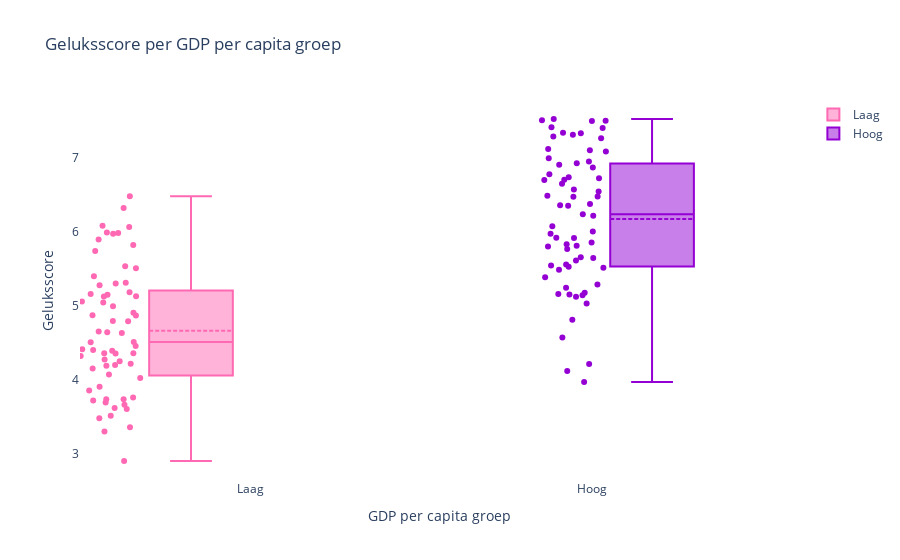

This figure's notebook cell:
### Code cell
import pandas as pd
import plotly.graph_objects as go

# Lees het CSV-bestand met gegevens over landen
df = pd.read_csv(r"C:\Users\tatum\Downloads\merged_df_happy_2019.csv")

# Kies een drempelwaarde voor GDP per capita
threshold = 1

# Maak een nieuwe kolom met de groepsnaam
df['group'] = df['GDP per capita'].apply(lambda x: 'Laag' if x < threshold else 'Hoog')

# Maak een lege figuur
fig = go.Figure()

# Voeg voor elke groep een boxplot toe voor geluksscore
for group in ['Laag', 'Hoog']:
    # Filter de dataframe op groep
    df_group = df[df['group'] == group]
    
    # Voeg een boxplot toe voor geluksscore
    fig.add_trace(go.Box(
        y=df_group['happiness_score'],
        name=group,
        marker_color='#ff69b4' if group == 'Laag' else '#9400d3',
        boxmean=True,
        boxpoints='all',
        jitter=1,
        pointpos=-1.8
    ))

# Pas de opmaak van de grafiek aan
fig.update_layout(
    title='Geluksscore per GDP per capita groep',
    yaxis=dict(
        title='Geluksscore'
    ),
    xaxis=dict(
        title='GDP per capita groep'
    ),
    boxmode='group',
    plot_bgcolor='white'
)

# Toon de interactieve grafiek
fig.show()

### Figure 1 — Plotly figure (JSON) as saved in the notebook; plotly's stock layout.template omitted (floating-point values rounded to 4 significant figures)
{"data": [{"boxmean": true, "boxpoints": "all", "jitter": 1, "marker": {"color": "#ff69b4"}, "name": "Laag", "pointpos": -1.8, "type": "box", "y": [6.324, 6.068, 5.987, 6.481, 5.992, 5.401, 5.976, 5.51, 4.871, 5.822, 5.538, 5.743, 5.132, 5.279, 5.897, 4.996, 5.163, 4.907, 4.875, 5.185, 5.151, 5.129, 5.314, 5.061, 4.513, 4.276, 4.793, 5.303, 3.484, 4.459, 4.655, 6.084, 3.907, 4.219, 3.856, 3.739, 4.36, 3.607, 4.252, 4.356, 4.201, 5.045, 4.643, 4.073, 4.635, 4.415, 4.395, 3.763, 4.324, 4.508, 3.739, 4.362, 4.795, 3.303, 4.404, 3.622, 3.695, 2.905, 4.193, 4.028, 4.156, 3.724, 3.515, 3.666, 3.36]}, {"boxmean": true, "boxpoints": "all", "jitter": 1, "marker": {"color": "#9400d3"}, "name": "Hoog", "pointpos": -1.8, "type": "box", "y": [7.413, 7.526, 7.498, 7.501, 7.339, 7.509, 7.291, 7.334, 7.404, 7.119, 7.313, 7.087, 7.267, 6.871, 6.725, 6.907, 6.994, 6.929, 7.104, 6.573, 6.488, 6.778, 6.478, 6.705, 6.379, 6.361, 6.701, 6.952, 6.545, 6.739, 5.977, 6.218, 6.078, 5.835, 5.813, 5.768, 6.65, 5.528, 5.546, 6.239, 6.474, 5.56, 5.517, 5.648, 5.921, 5.919, 5.145, 5.123, 5.856, 5.177, 5.615, 5.161, 5.488, 5.155, 5.389, 6.005, 5.802, 5.033, 5.658, 6.355, 5.291, 5.245, 4.217, 4.121, 4.813, 4.575, 3.974]}], "layout": {"boxmode": "group", "plot_bgcolor": "white", "title": {"text": "Geluksscore per GDP per capita groep"}, "xaxis": {"title": {"text": "GDP per capita groep"}}, "yaxis": {"title": {"text": "Geluksscore"}}}}
